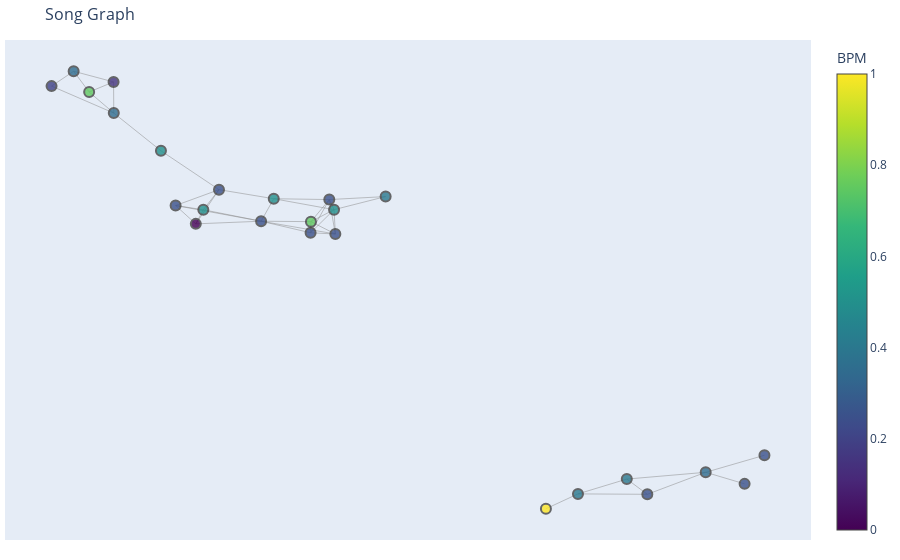

Write notebook code for a chart like this one.
### Code cell
# 'Pier - Angèle Saiyan (Techno Edit).mp3" bpm is too low, we remove it
df = df[df.song != 'Pier - Angèle Saiyan (Techno Edit).mp3']

# Assuming df is your DataFrame with songs and their BPMs
G = create_graph(df)
G = create_graph_key_constraint(df)

# Normalize BPM for color mapping
bpm_normalized = (df.set_index('song')['bpm'] - df['bpm'].min()) / (df['bpm'].max() - df['bpm'].min())

# Calculate node positions
pos = nx.spring_layout(G)

# Node trace
node_trace = go.Scatter(
    x=[pos[node][0] for node in G.nodes()],
    y=[pos[node][1] for node in G.nodes()],
    mode='markers',
    marker=dict(
        size=10,
        color=[bpm_normalized[node] for node in G.nodes()],
        colorscale='Viridis',
        colorbar=dict(title='BPM'),
        line_width=2,
        opacity=0.8  # Reduced opacity
    ),
    text=[node for node in G.nodes()],  # Hover text
    hoverinfo='text'
)

# Edge trace
edge_trace = go.Scatter(
    x=[],
    y=[],
    line=dict(width=0.5, color='#888'),
    hoverinfo='none',
    mode='lines')

for edge in G.edges():
    x0, y0 = pos[edge[0]]
    x1, y1 = pos[edge[1]]
    edge_trace['x'] += (x0, x1, None)
    edge_trace['y'] += (y0, y1, None)

# Create the figure
fig = go.Figure(data=[edge_trace, node_trace],
                layout=go.Layout(
                    title='Song Graph',
                    titlefont_size=16,
                    showlegend=False,
                    hovermode='closest',
                    margin=dict(b=20, l=5, r=5, t=40),
                    xaxis=dict(showgrid=False, zeroline=False, showticklabels=False),
                    yaxis=dict(showgrid=False, zeroline=False, showticklabels=False))
                )

fig.show()

### Figure 1 — Plotly figure (JSON) as saved in the notebook; plotly's stock layout.template omitted (floating-point values rounded to 4 significant figures; data arrays with more than 128 entries replaced by an {"elided": "..."} marker saying what was removed)
{"data": [{"hoverinfo": "none", "line": {"color": "#888", "width": 0.5}, "mode": "lines", "type": "scatter", "x": {"elided": "135 float values"}, "y": {"elided": "135 float values"}}, {"hoverinfo": "text", "marker": {"color": [0.25, 0.25, 0.35, 0.5, 0.5, 0, 0.15, 0.25, 0.25, 0.2, 0.25, 0.35, 0.4, 0.25, 0.4, 0.5, 0.25, 0.35, 0.75, 0.25, 0.25, 1, 0.75, 0.5, 0.4], "colorbar": {"title": {"text": "BPM"}}, "colorscale": [[0, "#440154"], [0.1111, "#482878"], [0.2222, "#3e4989"], [0.3333, "#31688e"], [0.4444, "#26828e"], [0.5556, "#1f9e89"], [0.6667, "#35b779"], [0.7778, "#6ece58"], [0.8889, "#b5de2b"], [1, "#fde725"]], "line": {"width": 2}, "opacity": 0.8, "size": 10}, "mode": "markers", "text": ["ANDUJ - I wanna make you move.mp3", "Caravel - Untz Untz.mp3", "Charli xcx - Guess ft. Billie Eilish (Stretch's Hard Flip) [FREE DOWNLOAD].mp3", "CHIHIRO - KALTWEISS REMIX (FREE DL).mp3", "Dance With Me - SENTIENT (FREE DL).mp3", "DOCTOR DE LA NOCHE — HOT GIRLS LISTEN TO TECHNO.mp3", "Fallin' in Love.mp3", "Frankyeffe - Touch Me (Caravel Remix).mp3", "Free DL � KE�TR - La Classe (Jul Le Sang Edit) [KT001].mp3", "Love Game (Black Traffic Remix).mp3", "Marlon Hoffstadt - I Got You (Nachtigaller Schranz Rework) � FREE DOWNLOAD.mp3", "MORSURE - Run Up Your Yard.mp3", "Nicolas Julian, NOTMYTYPE, AENJAY & SP!NNER - Jump Dance Move Bounce (VIP Mix).mp3", "Nyctonian - Purpura Violaceum x Habits - Tove Lo (FREE DOWNLOAD).mp3", "Onlynumbers - Euphoric Night Ft. Lucifer � 𝐅𝐑𝐄𝐄 𝐃𝐎𝐖𝐍𝐋𝐎𝐀𝐃.mp3", "Premiere� AREA ØNE - Balance [Free DL].mp3", "Premiere� SCARLETT. - Blood (PRMIDV Remix) [PLSR009].mp3", "RIHANNA - PLEASE DON'T STOP THE MUSIC ( ENCODED DATA REMIX ) FREE DL.mp3", "S1GE - HELP !!! [FREE DL].mp3", "Save Me (RiVid Remix).mp3", "Victor Krum- Let Go Of UK Rap (FREE DL).mp3", "Wave (KomaCasper Remix) [feat. REDCHINAWAVE].mp3", "You And Me (Disclosure Live Raw Edit).mp3", "[FREE DOWNLOAD] Jayron & GEWOONRAVES - is anyone out there�.mp3", "𝐏𝐑𝐄𝐌𝐈𝐄𝐑𝐄 � Skoden - Worldwide Suicide [RBK015].mp3"], "type": "scatter", "x": [-0.0613, 0.5959, -0.4454, -0.1332, -0.3534, -0.2853, -0.4458, -0.1579, -0.01297, -0.5669, 0.8245, 0.7098, 0.5559, 0.7858, 0.08519, -0.0155, -0.02478, -0.5238, -0.4935, -0.3247, -0.2401, 0.398, -0.0606, -0.2706, 0.4606], "y": [0.114, -0.9417, 0.5972, 0.2515, 0.4451, 0.15, 0.7229, 0.1607, 0.1091, 0.706, -0.784, -0.8528, -0.8802, -0.8996, 0.2601, 0.2073, 0.2481, 0.766, 0.6823, 0.224, 0.2881, -1, 0.1589, 0.2069, -0.94]}], "layout": {"hovermode": "closest", "margin": {"b": 20, "l": 5, "r": 5, "t": 40}, "showlegend": false, "title": {"font": {"size": 16}, "text": "Song Graph"}, "xaxis": {"showgrid": false, "showticklabels": false, "zeroline": false}, "yaxis": {"showgrid": false, "showticklabels": false, "zeroline": false}}}
